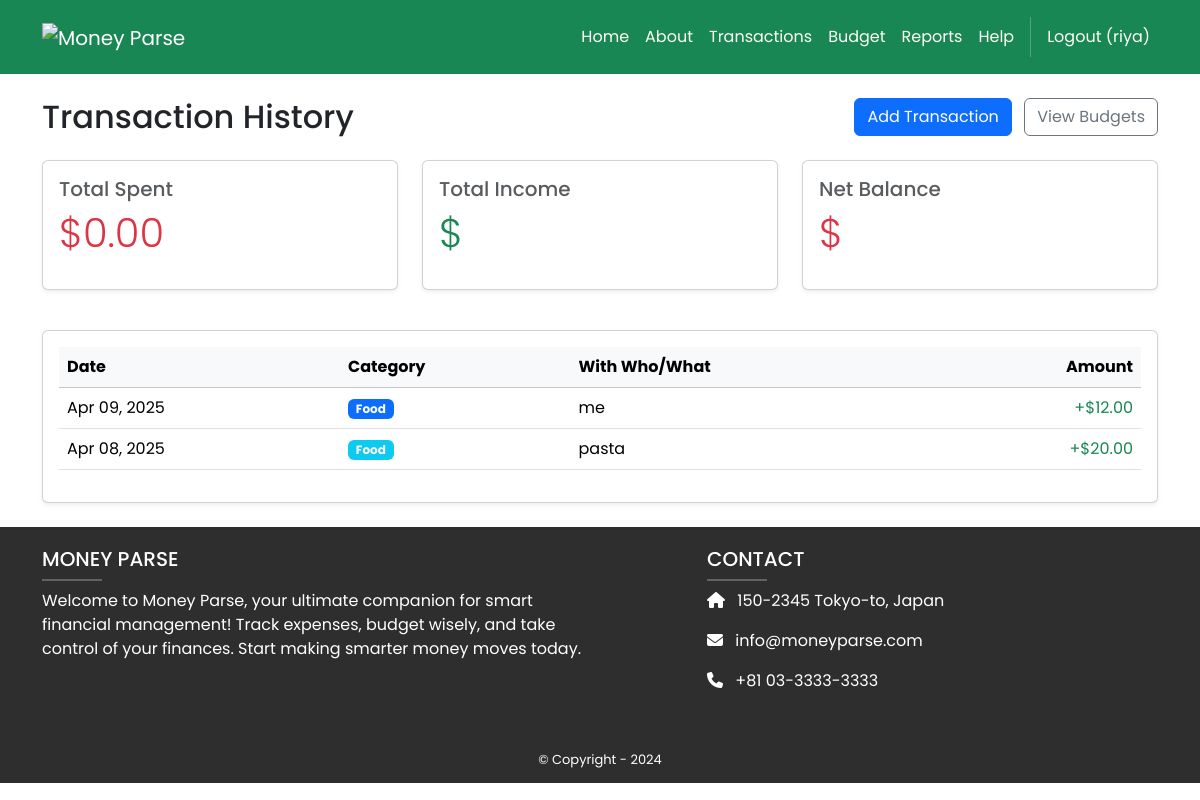
The app's page /finances/transactions-display (signed in), older data.
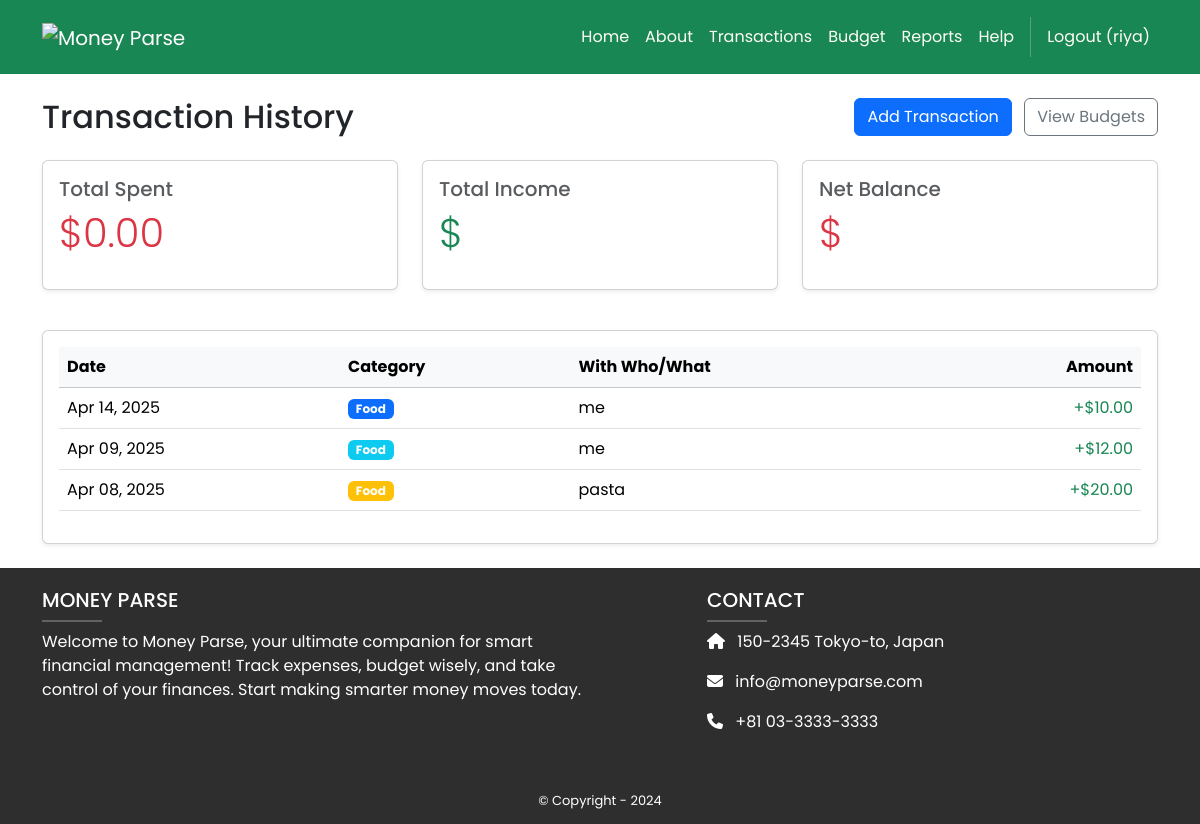
The same page, newer data.
### finances/models.py (models this page shows, shortened)
class Transaction(models.Model):
    user = models.ForeignKey(User, on_delete=models.CASCADE)
    type = models.BooleanField(default=False)
    amount = models.DecimalField(max_digits=10, decimal_places=2)
    category = models.CharField(max_length=100)
    with_who_or_what = models.CharField(max_length=100, blank=True)
    date = models.DateField()

### finances/views.py (the view)
# urls.py: path('transactions-display', views.transactions_display, name="finances.transactions_display"),
@login_required
def transactions_display(request):
    transactions = Transaction.objects.filter(user=request.user).order_by('-date')
    total_spent = sum(t.amount for t in transactions if not t.type)
    return render(request, 'finances/transactions_display.html', {
        'transactions': transactions,
        'total_spent': total_spent,
    })

### finances/templates/finances/transactions_display.html (shortened to what this page needs)
{% extends 'base.html' %}
{% load static %}
{% block content %}
<div class="container mt-4">
    <div class="d-flex justify-content-between align-items-center mb-4">
        <h2 class="mb-0">
             Transaction History
        </h2>
        <div>
            <a href="{% url 'finances.transactions' %}" class="btn btn-primary me-2">
                 Add Transaction
            </a>
            <a href="{% url 'finances.budget' %}" class="btn btn-outline-secondary">
                 View Budgets
            </a>
        </div>
    </div>
    <div class="row mb-4">
        <div class="col-md-4 mb-3">
            <div class="card h-100 shadow-sm">
                <div class="card-body">
                    <h5 class="card-title text-muted">Total Spent</h5>
                    <p class="display-6 text-danger">${{ total_spent|floatformat:2 }}</p>
                </div>
            </div>
        </div>
        <div class="col-md-4 mb-3">
            <div class="card h-100 shadow-sm">
                <div class="card-body">
                    <h5 class="card-title text-muted">Total Income</h5>
                    <p class="display-6 text-success">${{ total_income|floatformat:2 }}</p>
                </div>
            </div>
        </div>
        <div class="col-md-4 mb-3">
            <div class="card h-100 shadow-sm">
                <div class="card-body">
                    <h5 class="card-title text-muted">Net Balance</h5>
                    <p class="display-6 {% if net_balance >= 0 %}text-success{% else %}text-danger{% endif %}">
                        ${{ net_balance|floatformat:2 }}
                    </p>
                </div>
            </div>
        </div>
    </div>
    <div class="card shadow-sm mb-4">
        <div class="card-body">
            <div class="table-responsive">
                <table class="table table-hover align-middle">
                    <thead class="table-light">
                        <tr>
                            <th> Date</th>
                            <th> Category</th>
                            <th> With Who/What</th>
                            <th class="text-end"> Amount</th>
                        </tr>
                    </thead>
                    <tbody>
                        {% for t in transactions %}
                        <tr>
                            <td>{{ t.date|date:"M d, Y" }}</td>
                            <td>
                                <span class="badge bg-{% cycle 'primary' 'info' 'warning' 'success' as category_color %}">
                                    {{ t.category }}
                                </span>
                            </td>
                            <td>{{ t.with_who_or_what|default:"-" }}</td>
                            <td class="text-end {% if t.type %}text-success{% else %}text-danger{% endif %}">
                                {% if t.type %}+{% else %}-{% endif %}${{ t.amount|floatformat:2 }}
                            </td>
                        </tr>
                        {% endfor %}
                    </tbody>
                </table>
            </div>
        </div>
    </div>
</div>
{% endblock %}

Row changes from the older to the newer data that the page shows:
added Transaction: date "Apr 14, 2025", category "Food", with_who_or_what "me", amount "10.00"
